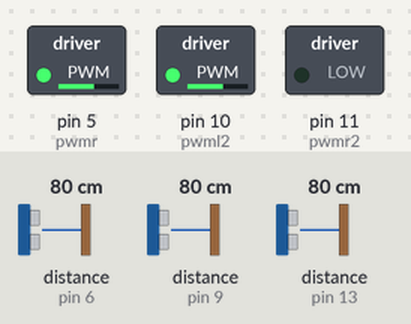
Simulated run of this sketch. Board: Arduino Uno, built with avr-gcc and run on an emulated ATmega328P. Parts: switched loads named in the sketch (green lamp = pin HIGH). Wiring (inferred from the names in the program): 3 × ultrasonic range finder: trigger pin 7, echo pin 6 / trigger pin 8, echo pin 9 / trigger pin 12, echo pin 13. The inputs (shaded band) are chosen by the test bench; at power-on: distance to the obstacle (sensors on pin 6, pin 9, pin 13) 80 cm. The echo pulse lasts 58.3 µs per cm; pins used as bus, display or sensor lines are not drawn; what the sketch prints to the serial monitor is not drawn. At 0.1 s the program stops and its outputs stay as they are.

Above: at 0.2 s.
Timing chart, 0 to 1.6 s (numbered marks = the images above):
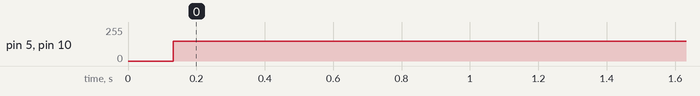

Measured:
- by itself, pin 5 (pwmr), pin 10 (pwml2): 0/255 → 150/255 at 0.13 s

The sketch:

main.ino
```cpp
#define trigPin1 8
#define echoPin1 9
#define trigPin2 7
#define echoPin2 6
#define trigPin3 12
#define echoPin3 13

const byte pwml = 3;
const byte pwmr = 5;
const byte pwml2 = 10;
const byte pwmr2 = 11;

long duration;
int distance;
long duration2;
int distance2;
long duration3;
int distance3;

void setup() {
  Serial.begin(9600);

  pinMode(trigPin1, OUTPUT);
  pinMode(echoPin1, INPUT);

  pinMode(trigPin2, OUTPUT);
  pinMode(echoPin2, INPUT);

  pinMode(trigPin3, OUTPUT);
  pinMode(echoPin3, INPUT);

  pinMode(pwml2, OUTPUT);
  pinMode(pwmr2, OUTPUT); //FIX!
}

int sensor1() {
  digitalWrite(trigPin1, LOW);
  delayMicroseconds(2);
  digitalWrite(trigPin1, HIGH);
  delayMicroseconds(10);
  digitalWrite(trigPin1, LOW);
  duration = pulseIn(echoPin1, HIGH);
  distance = duration * 0.034 / 2;
  return distance;
}


int sensor2() {
  digitalWrite(trigPin2, LOW);
  delayMicroseconds(2);
  digitalWrite(trigPin2, HIGH);
  delayMicroseconds(10);
  digitalWrite(trigPin2, LOW);
  duration2 = pulseIn(echoPin2, HIGH);
  distance2 = duration2 * 0.0343 / 2;
  return distance2;
}

int sensor3() {
  digitalWrite(trigPin3, LOW);
  delayMicroseconds(2);
  digitalWrite(trigPin3, HIGH);
  delayMicroseconds(10);
  digitalWrite(trigPin3, LOW);
  duration3 = pulseIn(echoPin3, HIGH);
  distance3 = duration3 * 0.0343 / 2;
  return distance3;
}

void stop_car() {
  digitalWrite(pwmr, LOW);
  digitalWrite(pwml2, LOW);
}

void start_car() {
  digitalWrite(pwmr, HIGH);
  digitalWrite(pwml2, HIGH);
}

void car_right() {
  //turn right
  digitalWrite(pwmr, HIGH); //fowards motor 1 --> pwml2, backwards motor 1 --> pwmr2, backwards motor 2 --> pwml, forward motor 2 --> pwmr
  digitalWrite(pwml2, LOW);
}

void car_left() {
  //turn left
  digitalWrite(pwmr, LOW); //fowards motor 1 --> pwml2, backwards motor 1 --> pwmr2, backwards motor 2 --> pwml, forward motor 2 --> pwmr
  digitalWrite(pwml2, HIGH);
}

void car_back() {
  digitalWrite(pwml, HIGH);
  digitalWrite(pwmr2, HIGH);
}

void loop() {
  int s1 = sensor1();
  int s2 = sensor2();
  int s3 = sensor3();

  Serial.print("Sensor 1: ");
  Serial.println(sensor1());
  Serial.print("Sensor 2: ");
  Serial.println(sensor2());
  Serial.print("Sensor 3: ");
  Serial.println(sensor3());
  delay(100);

  analogWrite(pwmr, 150);
  analogWrite(pwml2, 150);

  while (s1 > 60) {
    if (s1 < 60) {
      digitalWrite(pwml, HIGH);
      digitalWrite(pwmr2, HIGH);
    }
    if (s2 < s3) {
      car_right();
    }
    else if (s3 < s2) {
      car_left();
    }
  }

  /*
  while (s2 < 40 && s1 < 40) {
    car_right();
  }

  while (s3 < 40 && s1 < 40) {
    car_left();
  } */
}
```
